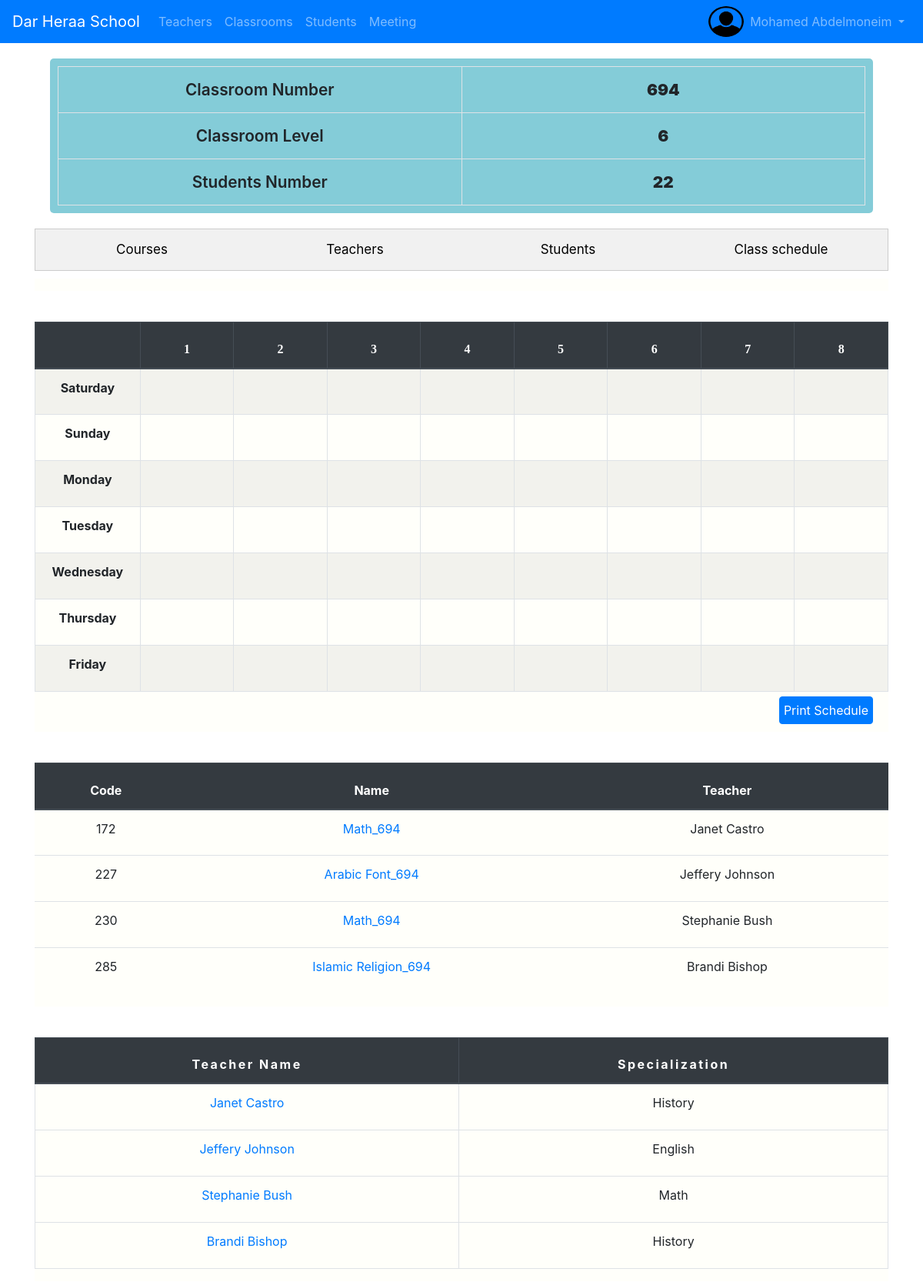
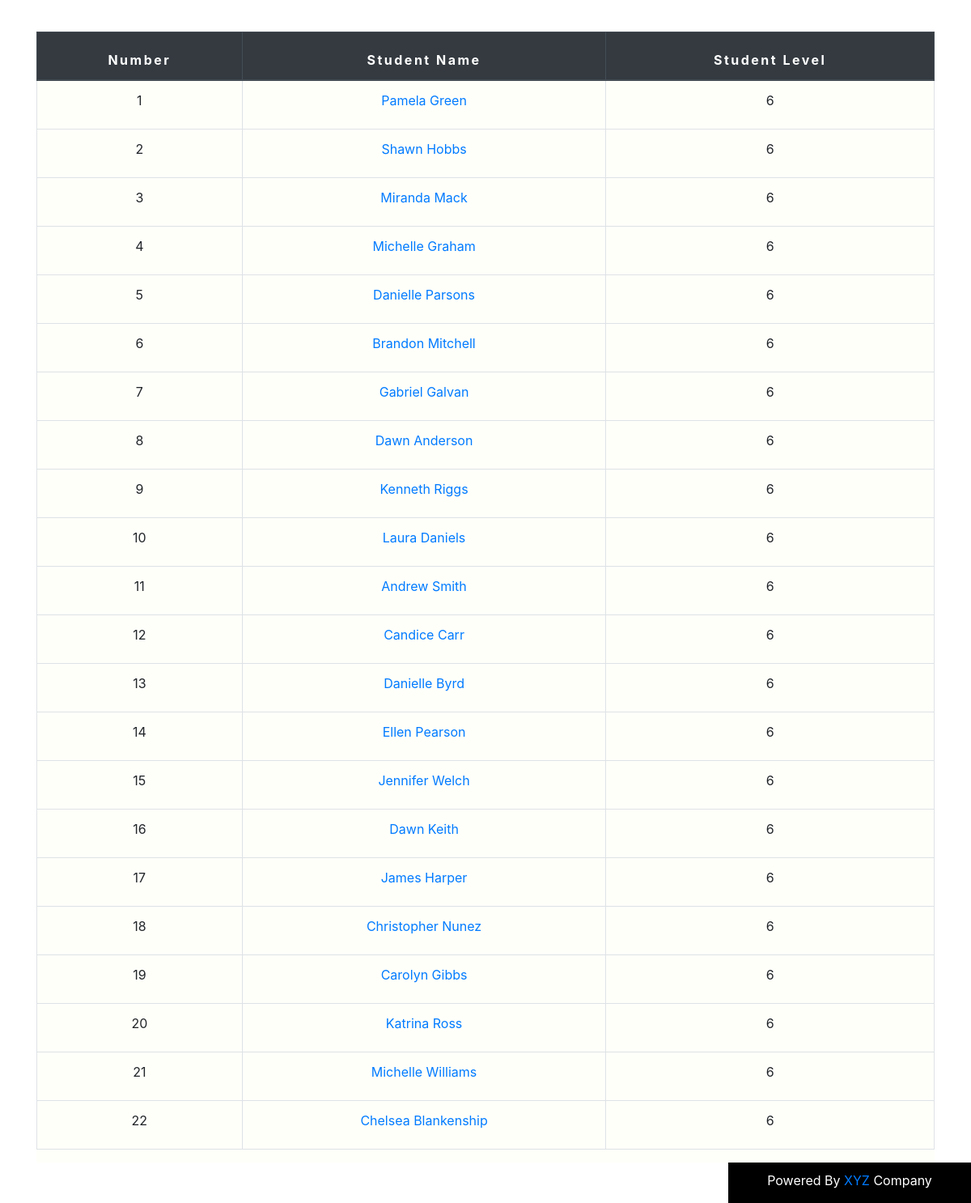
/school/classrooms/7/ (signed in), run on the app's committed database (2 pictures, top to bottom).
### school/models.py (models this page shows, shortened)
class School(models.Model):
    name = models.CharField(max_length=64)
    classrooms_number = models.IntegerField(verbose_name="Number of classes",blank=True,null=True)
    teachers_number = models.IntegerField(verbose_name="Number of teachers in all school",blank=True,null=True)
    students_number = models.IntegerField(verbose_name="Number of students in all school",blank=True,null=True) # sum of students in all classes
    location = models.CharField(max_length=280)
    manager = models.CharField(max_length=50)

class Classroom(models.Model):
    class_number = models.IntegerField(unique=True)
    levels = [
        ('1','1'),
        ('2','2'),
        ('3','3'),
        ('4','4'),
        ('5','5'),
        ('6','6'),
    ]
    level = models.TextField(max_length=2,choices=levels)
    class Meta:
        ordering = ['class_number']

class Course(models.Model):
    code = models.IntegerField(unique=True)
    name = models.CharField(max_length=64)
    teacher_of_course = models.ForeignKey(Teacher,on_delete=models.CASCADE)
    classroom = models.ForeignKey("school.classroom",on_delete=models.CASCADE)

class Teacher(models.Model):
    user = models.OneToOneField(User,on_delete=models.CASCADE)
    national_ID = models.IntegerField(unique=True,blank=True,null=True)
    address = models.CharField(max_length=264)
    phone =models.IntegerField()
    specialization = models.ForeignKey('school.Specialization',on_delete=models.CASCADE,null=True)
    birth_date = models.DateField(verbose_name='Date of birth')
    photo = models.ImageField(upload_to='teachers/',blank=True,null=True)
    achievements = models.TextField(max_length=1000,null=True,blank=True)
    gender = models.IntegerField(choices=GENDER_CHOICES)
    def __str__(self):
        name = '{} {}'.format(self.user.first_name,self.user.last_name)
        return name

class Specialization(models.Model):
    name = models.CharField(max_length=64)
    picture = models.ImageField(upload_to='specializations/',null=True,blank=True)
    def __str__(self):
        return self.name

class Student(models.Model):
    user = models.OneToOneField(User,on_delete=models.CASCADE,null=True)
    national_ID = models.IntegerField(unique=True,blank=True,null=True)
    academic_number = models.IntegerField(unique=True)
    home_phone = models.IntegerField(blank=True,null=True)
    address = models.CharField(max_length=280)
    classroom = models.ForeignKey(Classroom,on_delete=models.CASCADE,related_name='students')
    birth_date = models.DateField(verbose_name='Date of birth')
    father = models.ForeignKey('school.Father',on_delete=models.CASCADE,null=True,blank=True)
    mother = models.ForeignKey('school.Mother',on_delete=models.CASCADE,null=True,blank=True)
    photo = models.ImageField(upload_to='students/',blank=True,null=True)
    gender = models.IntegerField(choices=GENDER_CHOICES)
    def __str__(self):
        name = '{} {}'.format(self.user.first_name,self.user.last_name)
        return name

### school/views.py (the view)
# urls.py: path('classrooms/<int:pk>/',views.ClassroomDetailView.as_view(),name='classroom_detail'),
class ClassroomDetailView(UserPassesTestMixin,DetailView):
    model = Classroom
    context_object_name = 'classroom'
    def test_func(self):
        return self.request.user.is_staff
    def get_context_data(self, **kwargs):
        context = super().get_context_data(**kwargs)
        classroom = self.object
        courses_in_this_classroom = classroom.course_set.all()
        teachers = [course.teacher_of_course for course in courses_in_this_classroom]
        classes=[]
        for course in courses_in_this_classroom:
            for clas in course.course_classes.all():
                classes.append(clas)
        school = School.objects.first()
        school_name = school.name
        context['students_number'] = Student.objects.filter(classroom=self.object.pk).count()
        context['teachers'] = teachers
        context['classes'] = classes
        context['school'] = school_name
        return context

### school/templates/school/classroom_detail.html (shortened to what this page needs)
{%extends 'school/base.html' %}
{% load static%}
{%block head%}
<link rel="stylesheet" href="{% static 'css/classrooms.css' %}">
{%endblock%}
{%block body%}
<div class="container">
  <div id='info-table'>
    <table class="table-bordered card-table">
      <tr class="info-tr">
        <td class="td-1">Classroom Number </td>
        <td><b>{{classroom.class_number}}</b></td>
      </tr>
      <tr class="info-tr">
        <td class="td-1">Classroom Level </td>
        <td><b>{{classroom.level}}</b></td>
      </tr>
      <tr class="info-tr">
        <td class="td-1">Students Number </td>
        <td><b>{{students_number}}</b></td>
      </tr>
    </table>
  </div>
  <div class="tab">
    <button class="tablinks" onclick="openSection(event, 'classroom_courses')" id="defaultOpen">Courses</button>
    <button class="tablinks" onclick="openSection(event, 'teachers')">Teachers</button>
    <button class="tablinks" onclick="openSection(event, 'students')">Students</button>
    <button class="tablinks" onclick="openSection(event, 'info')">Class schedule</button>
  </div>
  <div id='hidden' class="tabcontent">
  </div>
  <div id='info' class="tabcontent">
    <table class="table table-striped table-bordered " id="schedule">
      <thead class="thead-dark">
        <th class="schedule-day"></th>
        <th class="schedule-column">1</th>
        <th class="schedule-column">2</th>
        <th class="schedule-column">3</th>
        <th class="schedule-column">4</th>
        <th class="schedule-column">5</th>
        <th class="schedule-column">6</th>
        <th class="schedule-column">7</th>
        <th class="schedule-column">8</th>
      </thead>
      <tbody>
        <tr id='0'>
          <th>Saturday</th>
          <td></td>
          <td></td>
          <td></td>
          <td></td>
          <td></td>
          <td></td>
          <td></td>
          <td></td>
        </tr>
        <tr id='1'>
          <th>Sunday</th>
          <td></td>
          <td></td>
          <td></td>
          <td></td>
          <td></td>
          <td></td>
          <td></td>
          <td></td>
        </tr>
        <tr id='2'>
          <th>Monday</th>
          <td></td>
          <td></td>
          <td></td>
          <td></td>
          <td></td>
          <td></td>
          <td></td>
          <td></td>
        </tr>
        <tr id='3'>
          <th>Tuesday</th>
          <td></td>
          <td></td>
          <td></td>
          <td></td>
          <td></td>
          <td></td>
          <td></td>
          <td></td>
        </tr>
        <tr id='4'>
          <th>Wednesday</th>
          <td></td>
          <td></td>
          <td></td>
          <td></td>
          <td></td>
          <td></td>
          <td></td>
          <td></td>
        </tr>
        <tr id="5">
          <th>Thursday</th>
          <td></td>
          <td></td>
          <td></td>
          <td></td>
          <td></td>
          <td></td>
          <td></td>
          <td></td>
        </tr>
        <tr id='6'>
          <th>Friday</th>
          <td></td>
          <td></td>
          <td></td>
          <td></td>
          <td></td>
          <td></td>
          <td></td>
          <td></td>
        </tr>
      </tbody>
    </table>
    <button id='print' class="btn btn-primary" onclick="window.print()">Print Schedule</button>
  </div>
  <div id='classroom_courses' class="tabcontent">
    <table class="table ">
      <thead class="thead-dark">
        <th>Code</th>
        <th>Name</th>
        <th>Teacher</th>
      </thead>
      <tbody>
        {% for course in classroom.course_set.all %}
        <tr>
          <td>{{course.pk}}</td>
          <td><a href="{% url 'school:course' pk=course.pk %}"> {{course.name | title}} </a> </td>
          <td>{{course.teacher_of_course | title}}</td>
        </tr>
        {%endfor%}
      </tbody>
    </table>
  </div>
  <div id="teachers" class="tabcontent">
    <table class="table table-bordered table-hover">
      <thead class="thead-dark">
        <tr>
          <th class='letter' scope="col">Teacher Name</th>
          <th class='letter' scope="col">Specialization</th>
        </tr>
      </thead>
      <tbody>
        {% for teacher in teachers %}
        <tr>
          <td><a href="{% url 'school:teacher' pk=teacher.pk %}">{{teacher | title}}</a></td>
          <td>{{teacher.specialization | title}}</td>
        </tr>
        {%endfor%}
      </tbody>
    </table>
  </div>
  <div id="students" class="tabcontent">
    <table class="table table-bordered table-hover">
      <thead class="thead-dark">
        <tr>
          <th class='letter' scope="col">Number</th>
          <th class='letter' scope="col">Student Name</th>
          <th class='letter' scope="col">Student Level</th>
        </tr>
      </thead>
      <tbody>
        {%for student in classroom.students.all %}
        <tr>
          <td>{{ forloop.counter }}</td>
          <td><a href="{% url 'school:student_detail' pk=student.pk  %}">{{student | title}}</a></td>
          <td>{{student.classroom.level}}</td>
        </tr>
        {%endfor%}
      </tbody>
    </table>
  </div>
</div>
{%endblock%}

### school/templates/school/base.html (shortened to what this page needs)
{%load static%}
<!DOCTYPE html>
<html lang="en">
<head>
  <link rel="stylesheet" href="{% static 'css/bootstrap.min.css'%}">
  <link rel="stylesheet" href="{% static 'css/style.css'%}">
  <link rel="stylesheet" href="{% static 'css/footer.css'%}">
  {%block head%}{%endblock%}
</head>
<body>
  <nav class="navbar navbar-expand-md navbar-dark bg-primary">
    <a class="navbar-brand" href="{% url 'school:home' %}">{{school}}</a>
    <div class="collapse navbar-collapse" id="navbarSupportedContent">
    <ul class="navbar-nav mr-auto">
      {%if user.is_staff %}
      <li class="nav-item"> <a class="nav-link" href="{% url 'school:teachers' %}"> Teachers </a></li>
      <li class="nav-item"> <a class="nav-link" href="{% url 'school:classrooms' %}"> Classrooms </a></li>
      <li class="nav-item"> <a class="nav-link" href="{% url 'school:students' %}"> Students </a></li>
      <li class='nav-item'> <a class='nav-link' href="{% url 'school:meetings' %}"> Meeting </a> </li>
      {%endif%}
    </ul>
    {% if user.is_authenticated %}
    <div class="collapse navbar-collapse" id="mainMenu">
      <ul class="navbar-nav ml-auto">
        {%if user.is_staff.photo%}
        <li class='nav-item' style='padding:0;width:46px;'> <a class='nav-link' style="padding: 0;" href=""><img
              id='account-picture' src="{{user.student.photo.url}}" style='margin:0' width="46" height="40"></a></li>
        <li class="nav-item dropdown">
          <a class="nav-link dropdown-toggle" href="#" id="userMenu" data-toggle="dropdown" aria-haspopup="true"
            aria-expanded="false">
            {{ user.username }}</a>
          {%else%}
        <li class='nav-item' style='padding:0;width:46px;'> <a class='nav-link' style="padding: 0;" href=""><img
              id='account-picture' src="{%static 'default/avatar.png'%}" style='margin:0' width="46" height="40"></a>
        </li>
        <li class="nav-item dropdown">
          <a class="nav-link dropdown-toggle" href="#" id="userMenu" data-toggle="dropdown" aria-haspopup="true"
            aria-expanded="false">
            {{ user.first_name  | title}} {{ user.last_name  | title}} </a>
          {%endif%}
        </li>
      </ul>
    </div>
    {%else%}
    <form class="form-inline ml-auto">
      <a href="{%url 'accounts:login'%}" class="btn btn-warning ">Log in</a>
    </form>
    {%endif%}
    </div>
  </nav>
  {% block body%}{%endblock%}
  <footer id='main-footer'>
    <p>Powered By <a target='blank' href="https://www.facebook.com/profile.php?id=100034115106759">XYZ</a> Company</p>
  </footer>
</body>
</html>

### school/static/css/style.css (style rules this page uses)
body { user-select: none; }
#account-picture { border-radius: 50%; }

### school/static/css/footer.css (style rules this page uses)
html { position: relative; min-height: 100%; }
body { margin-bottom: 50px; }
#main-footer { position: absolute; bottom: 0; right: 0; background-color:black; width: 20vw; text-align: center; padding-top: 10px; display:block; }
#main-footer p { color: white; }

### school/static/css/classrooms.css (style rules this page uses)
tr { height: 60px; text-align: center; }
.letter { letter-spacing: 2.5px; }
.td-1 { width: 50%; }
.card-table { width:100%; }
#info-table { margin-bottom:20px; background-color: blanchedalmond; border-radius: 5px; padding: 10px; }
.tab { border: 1px solid #ccc; background-color: #f1f1f1; width:100%; height:55px; margin-bottom: 20px; display: flex; }
.tab button { display: inline-block; background-color: inherit; color: black; width: 20%; border: none; outline: none; cursor: pointer; transition: 0.3s; font-size: 17px; height: 100%; text-align: center; flex-grow: 1; }
.tabcontent { float: left; width: 100%; height: auto; margin-top: -10px; background-color:#fffffa ; margin-bottom: 50px; }
#info-table { margin: 20px; background-color:#84CCD8; font-size:1.3rem; font-weight:600; }
.schedule-column { font-family: cursive; width: 120px; }
.schedule-day { width: 135px; }
#print { float: right; margin-right: 20px; margin-top: -10px; margin-bottom: 10px; padding: 5px; }
#main-footer { position: absolute; bottom: 0; right: 0; background-color:black; width: 20%; text-align: center; padding-top: 10px; }
body { margin-bottom: 60px; }
.tablinks { background-color:#2770BA ; }
@media screen and (min-width:576px) { #main-footer { width:50vw; } }
@media screen and (min-width:1200px) { #main-footer { width:25vw; } }

### data on the page
School: name "Dar Heraa School"
Classroom: class_number "694", level "6"
Course: pk "172", name "Math_694", teacher_of_course "Janet Castro"
Course: pk "227", name "Arabic Font_694", teacher_of_course "Jeffery Johnson"
Course: pk "230", name "Math_694", teacher_of_course "Stephanie Bush"
Course: pk "285", name "Islamic Religion_694", teacher_of_course "Brandi Bishop"
Teacher: user.last_name "Janet Castro", specialization "History"
Teacher: user.last_name "Jeffery Johnson", specialization "English"
Teacher: user.last_name "Stephanie Bush", specialization "Math"
Teacher: user.last_name "Brandi Bishop", specialization "History"
Student: user.last_name "Pamela Green", classroom.level "6"
Student: user.last_name "Shawn Hobbs", classroom.level "6"
Student: user.last_name "Miranda Mack", classroom.level "6"
Student: user.last_name "Michelle Graham", classroom.level "6"
Student: user.last_name "Danielle Parsons", classroom.level "6"
Student: user.last_name "Brandon Mitchell", classroom.level "6"
Student: user.last_name "Gabriel Galvan", classroom.level "6"
Student: user.last_name "Dawn Anderson", classroom.level "6"
Student: user.last_name "Kenneth Riggs", classroom.level "6"
Student: user.last_name "Laura Daniels", classroom.level "6"
Student: user.last_name "Andrew Smith", classroom.level "6"
Student: user.last_name "Candice Carr", classroom.level "6"
Student: user.last_name "Danielle Byrd", classroom.level "6"
Student: user.last_name "Ellen Pearson", classroom.level "6"
Student: user.last_name "Jennifer Welch", classroom.level "6"
Student: user.last_name "Dawn Keith", classroom.level "6"
Student: user.last_name "James Harper", classroom.level "6"
Student: user.last_name "Christopher Nunez", classroom.level "6"
Student: user.last_name "Carolyn Gibbs", classroom.level "6"
Student: user.last_name "Katrina Ross", classroom.level "6"
Student: user.last_name "Michelle Williams", classroom.level "6"
Student: user.last_name "Chelsea Blankenship", classroom.level "6"

### other printed values
{{ user.first_name  | title }} "Mohamed"
{{ user.last_name  | title }} "Abdelmoneim"
{{ students_number }} "22"
